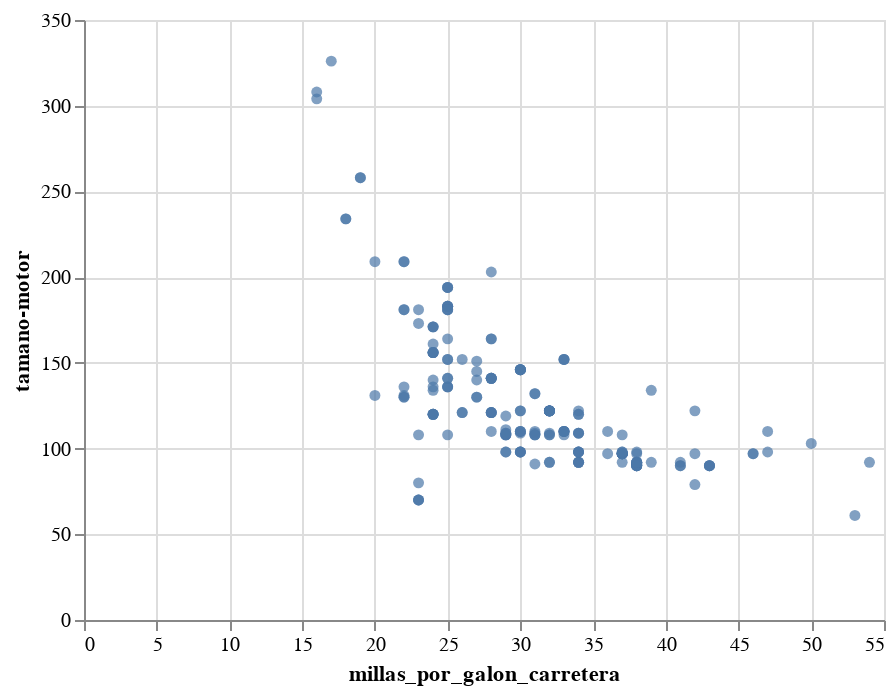

The notebook cell saved with this chart:
### Markdown cell above
## Explorando el API Altair

Para crear un gráfico con esta librería, primero debe instanciar un objeto Chart desde ```altair``` con el ```data frame``` como parámetro de entrada. Luego, debe especificar el tipo de gráfico que desea trazar. En nuestro ejemplo trazaremos un diagrama de dispersión, por lo que utilizamos el método ```mark_circle()```. Finalmente, por medio del método ```encode()``` se especifican las columnas que se mostrarán en los ejes x,y.
<br><br>
Veamos el gráfico de *millas_por_galon_carretera vs tamano-motor* (*millas por galón en carretera* vs *tamaño de motor*).

### Code cell
# Intanciar un objeto Chart con el dataframe df como parámetro
base = alt.Chart(df)

# Llamar el método mark_circle() para especificar que va a trazar un diagrama de dispersión (scatter plot)
chart = base.mark_circle()

# Especificar el nombre de las columnas:
chart.encode(x='millas_por_galon_carretera', y='tamano-motor')

### Figure 1 — Vega-Lite specification as saved in the notebook (floating-point values rounded to 4 significant figures; data arrays with more than 128 entries replaced by an {"elided": "..."} marker saying what was removed)
{"config": {"view": {"continuousWidth": 400, "continuousHeight": 300}}, "data": {"name": "data-618b75d1ab701c677a7e20a11ba8c3dc"}, "mark": "circle", "encoding": {"x": {"field": "millas_por_galon_carretera", "type": "quantitative"}, "y": {"field": "tamano-motor", "type": "quantitative"}}, "$schema": "https://vega.github.io/schema/vega-lite/v4.17.0.json", "datasets": {"data-618b75d1ab701c677a7e20a11ba8c3dc": {"elided": "205 records"}}}
